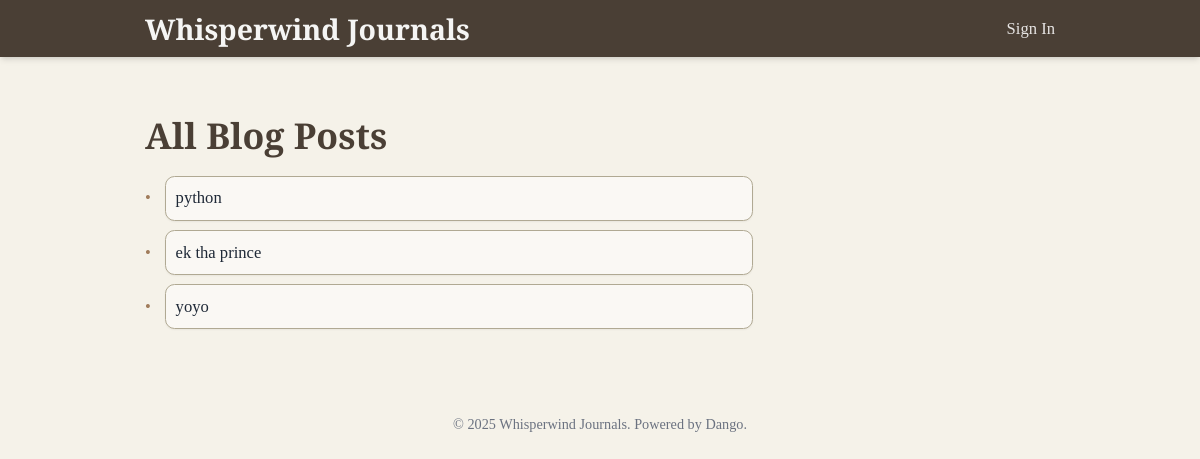
The app's page /, older data.
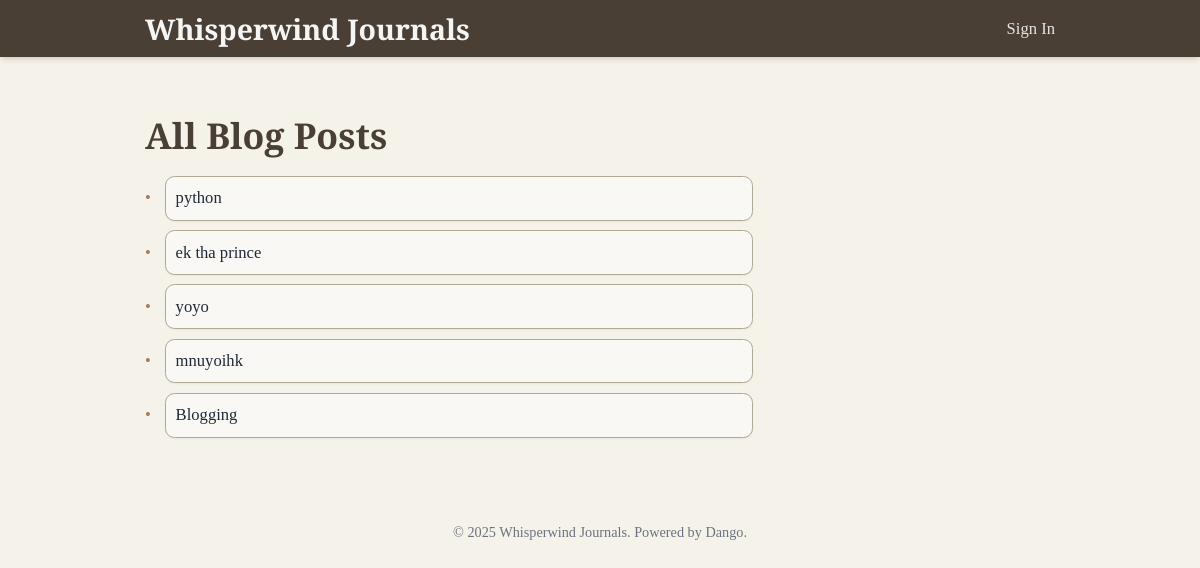
The same page, newer data.
### blog_app/models.py (models this page shows)
class Post(models.Model):
	title=models.CharField(max_length=200)
	author=models.ForeignKey(User, on_delete=models.CASCADE)
	content=models.TextField()
	created_at=models.DateTimeField(auto_now_add=True)

### blog_app/views.py (the view)
# urls.py: path('',views.index,name='index'),
def index(request):
	post_objs=Post.objects.all()
	return render(request,'index.html',{'post_objs':post_objs})

### templates/index.html (shortened to what this page needs)
<!DOCTYPE html>
<html lang="en">
<head>
    <script src="https://cdn.tailwindcss.com"></script>
    <link rel="stylesheet" href="blog-index.css">
</head>
<body class="text-gray-800">
    <header class="header-bg shadow-md">
        <nav class="container mx-auto px-12 py-2 flex justify-between items-center">
            <h1 class="text-2xl font-bold text-stone-100">
                Whisperwind Journals
            </h1>
            <div class="flex items-center space-x-4">
                {% if request.user.is_authenticated %}
                <a href="{% url 'account_logout' %}" class="text-sm text-stone-200 hover:text-white transition duration-300">Sign Out</a>
                <a href="#" class="text-sm text-stone-200 hover:text-white transition duration-300">Blog</a>
                <a href="{% url 'create_post' %}" class="border-2 accent-color text-stone-100 px-3 py-1 rounded-lg text-sm font-semibold hover:bg-stone-100 hover:text-[#4a3f35] transition duration-300">
                    Create Post
                </a>
                {% else %}
                <a href="{% url 'account_login' %}" class="text-sm text-stone-200 hover:text-white transition duration-300">Sign In</a>
                {% endif %}
            </div>
        </nav>
    </header>
    <main class="container mx-auto px-12 py-6">
        <div>
            <h3 class="text-3xl font-bold mb-4 main-text-color">All Blog Posts</h3>
            <ul class="space-y-2 max-w-lg text-sm">
                 {% for obj in post_objs %}
                <li class="flex items-center space-x-3">
                    <span class="text-md accent-color">•</span>
                    <div class="w-full bg-white/50 border post-item p-2 rounded-lg shadow-sm">
                        <a href="{% url 'post_detail' obj.id %}" >{{obj.title}}</a>
                    </div>
                </li>
                {% endfor %}
            </ul>
        </div>
    </main>
    <footer class="text-center py-4 mt-8 text-xs text-gray-500">
        <p>&copy; 2025 Whisperwind Journals. Powered by Dango.</p>
    </footer>
</body>
</html>

### static/blog_app/blog-index.css (style rules this page uses)
html { font-size: 19px; }
body { font-family: 'Merriweather', serif; background-color: #f5f2e9; }
.header-bg { background-color: #4a3f35; }
.main-text-color { color: #4a3f35; }
.accent-color { color: #a17d5c; border-color: #a17d5c; }
.post-item { border-color: #b0a993; }

### templates/index.html (style rules this page uses)
html { font-size: 19px; }
body { font-family: 'Merriweather', serif; background-color: #f5f2e9; }
.header-bg { background-color: #4a3f35; }
.main-text-color { color: #4a3f35; }
.accent-color { color: #a17d5c; border-color: #a17d5c; }
.post-item { border-color: #b0a993; }

Row changes from the older to the newer data that the page shows:
added Post: title "mnuyoihk"
added Post: title "Blogging"
